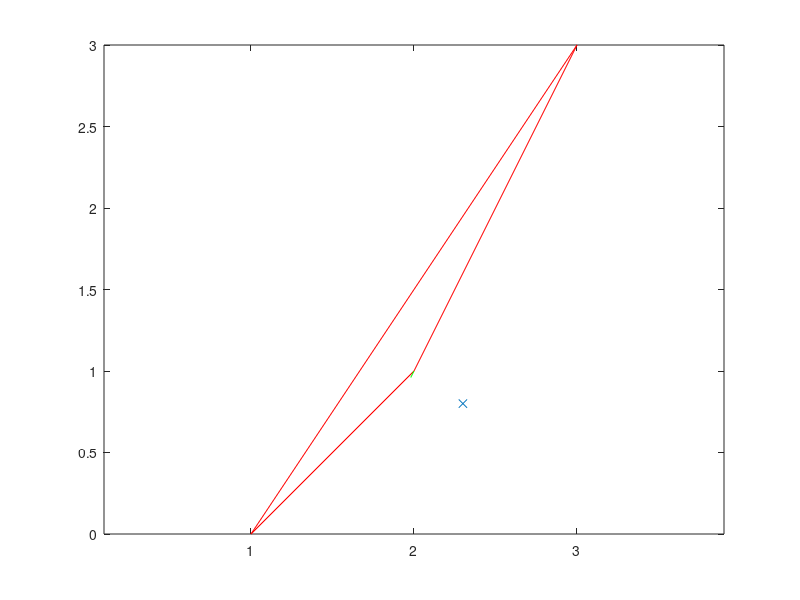
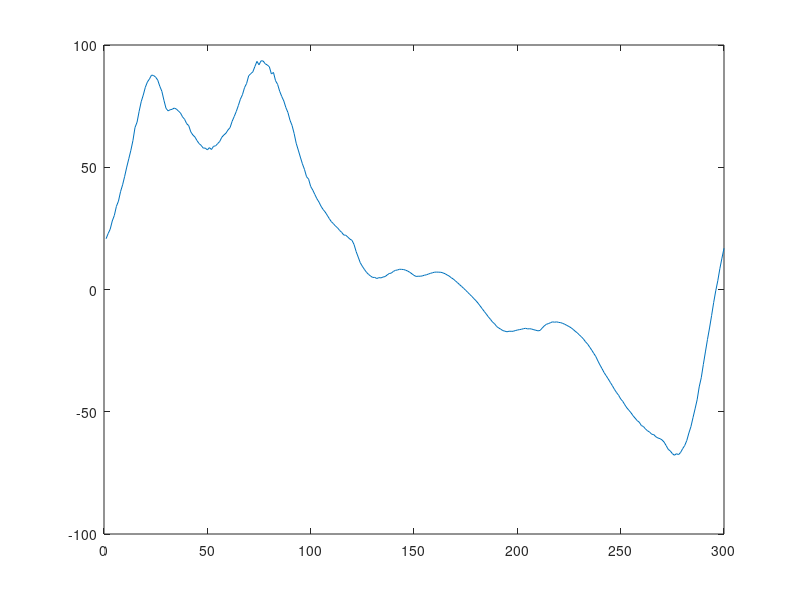

Recreate these plots in MATLAB, in order.
t = load('trackData.dat');
t = reshape(t(6:end),2,600)' * [1;j];
t1 = mean(reshape(t,2,300));
t1 = [t1 t1(1)];

P = 200 + 300*j;

c = zeros(1,300);
for n = 1:300
%n = 100;
A = t1(n)
B = t1(n+1);

cf = ((real(B)-real(A)) * (real(P)-real(A)) + (imag(B)-imag(A)) * (imag(P)-imag(A))) / (abs(B-A)^2);
c(n) = cf;
end

t1 = [1, 2+j, 3+3*j, 1];
P = 2.3+0.8*j;

[~,n] = min(abs(t1 - P))
%n =1
A = t1(n)
B = t1(n+1);
cf = ((real(B)-real(A)) * (real(P)-real(A)) + (imag(B)-imag(A)) * (imag(P)-imag(A))) / (abs(B-A)^2);

figure(1);
%plot(t);
plot(t1,'r');
hold on;plot(P,'x');
plot([A A+(B-A)*cf],'g');
hold off;axis equal

figure(2); plot(c)